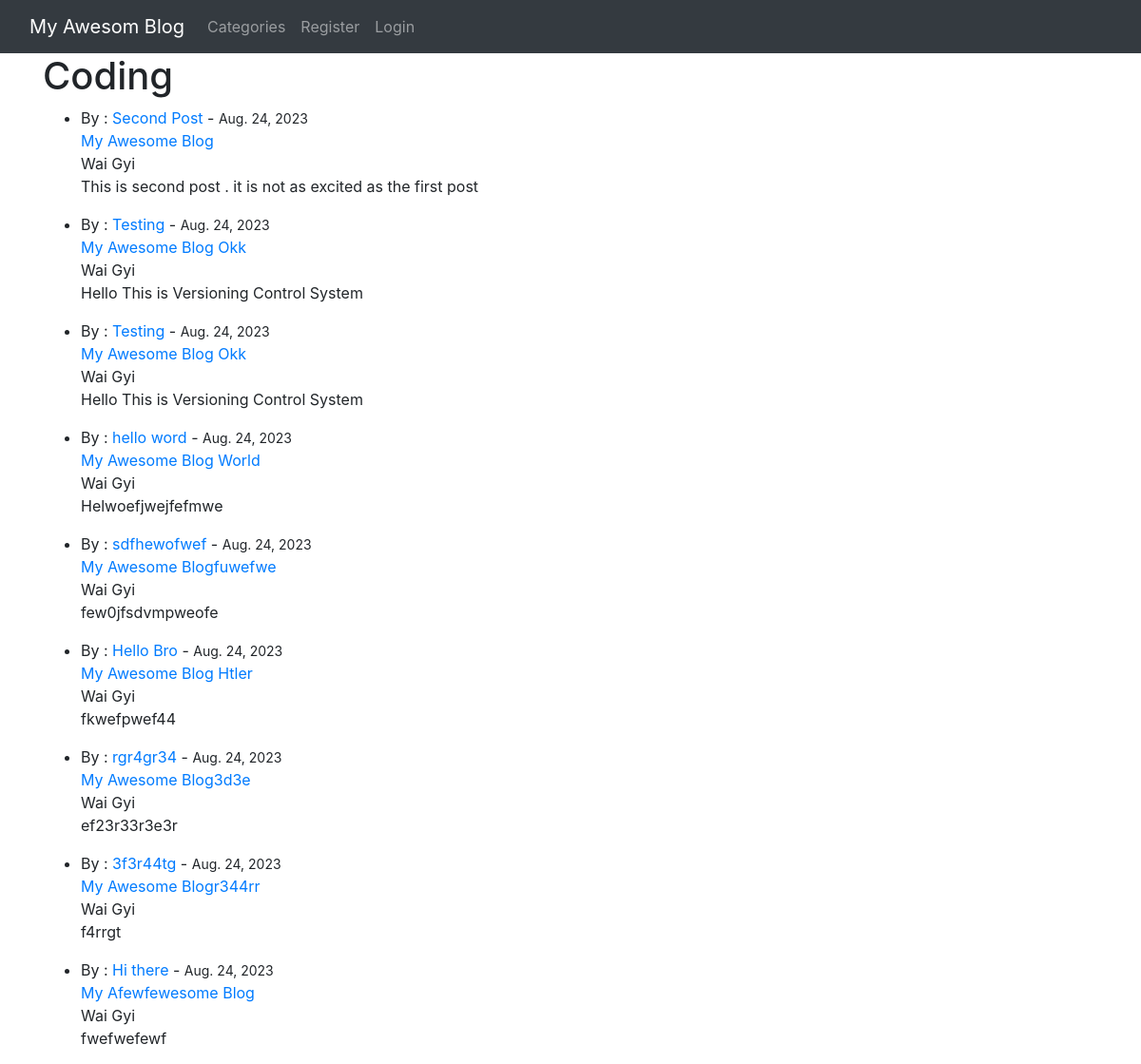
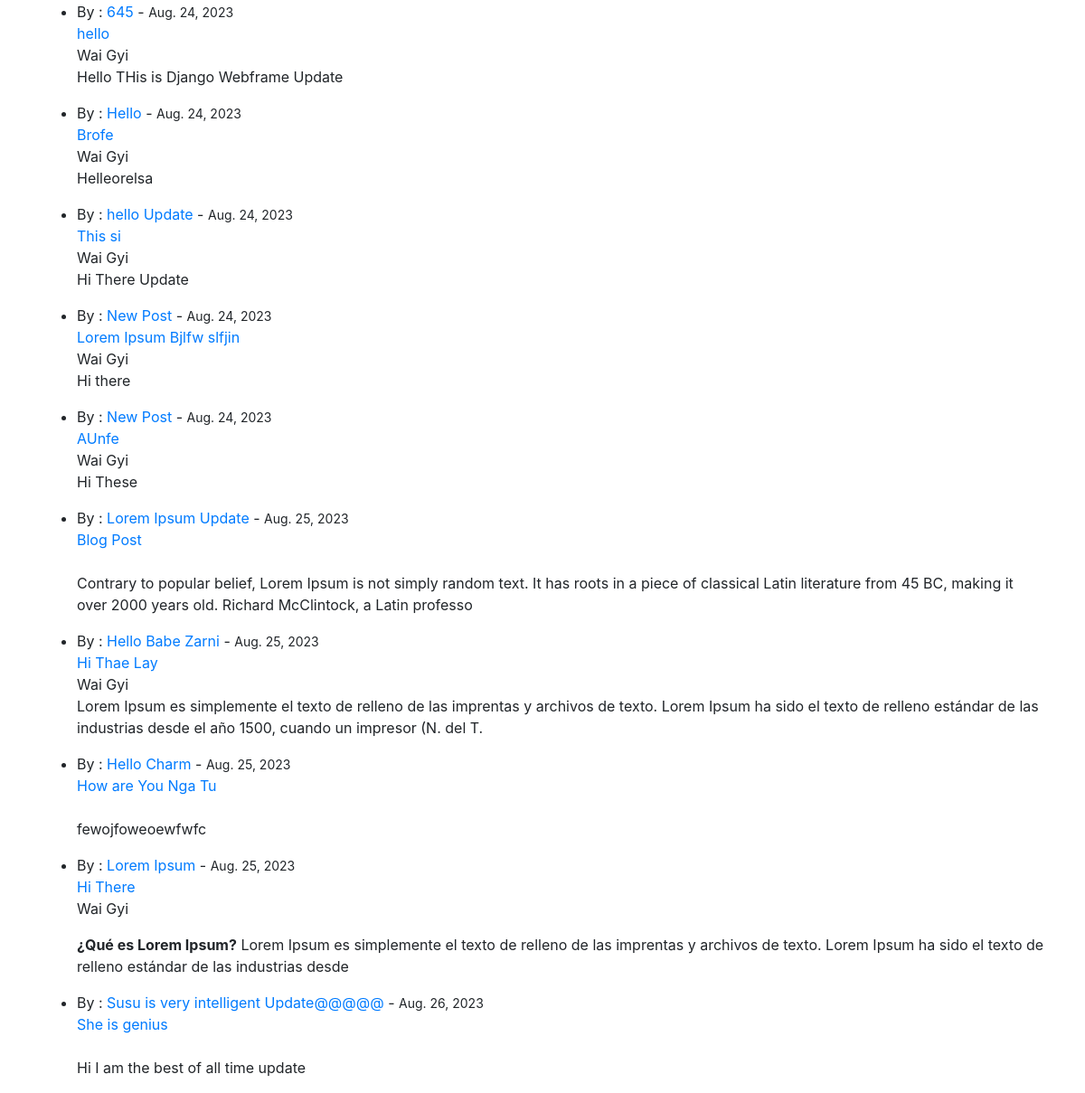
/category/coding/, run on the app's committed database (2 pictures, top to bottom).
### theblog/models.py (models this page shows, shortened)
class Post(models.Model):
    title = models.CharField(max_length=255)
    title_tag = models.CharField(max_length=255)
    author = models.ForeignKey(User,on_delete=models.CASCADE)
    body = models.TextField()
    post_date = models.DateField(auto_now_add=True)
    category = models.CharField(max_length=255,default='coding')
    likes = models.ManyToManyField(User, related_name="blog_posts")

### theblog/views.py (the view)
# urls.py: path('category/<str:cats>/',CategoryView,name='category'),
def CategoryView(request, cats):
    category_posts = Post.objects.filter(category=cats.replace('-',' '))
    return render(request,'categories.html',{'cats':cats.title().replace('-',' '), 'category_posts': category_posts})

### theblog/templates/categories.html (shortened to what this page needs)
{% extends 'base.html' %}
{% block content %}
    {% if category_posts %}
        <h1>{{ cats }}</h1>
        <ul>
            {% for post in category_posts %}
                <li>By : <a href="{% url 'article-detail' post.id %}">{{post.title}}</a> - <small>{{post.post_date}}</small>
                    <br><a href="">{{ post.title_tag}}</a>
                    <br>{{post.author.first_name}}<br>
                    <p>{{post.body|slice:":200"|safe}}</p>
                </li>
            {% endfor %}
        </ul>
    {% else %}
        <h2 class="mt-5">Sorry, This Page Doesn't Exist.....</h2>
    {% endif %}
{% endblock  %}

### data on the page
Post: title "Second Post", post_date "Aug. 24, 2023", title_tag "My Awesome Blog", author.first_name "Wai Gyi", body "This is second post . it is not as excited as the first post"
Post: title "Testing", post_date "Aug. 24, 2023", title_tag "My Awesome Blog Okk", author.first_name "Wai Gyi", body "Hello This is Versioning Control System"
Post: title "Testing", post_date "Aug. 24, 2023", title_tag "My Awesome Blog Okk", author.first_name "Wai Gyi", body "Hello This is Versioning Control System"
Post: title "hello word", post_date "Aug. 24, 2023", title_tag "My Awesome Blog World", author.first_name "Wai Gyi", body "Helwoefjwejfefmwe"
Post: title "sdfhewofwef", post_date "Aug. 24, 2023", title_tag "My Awesome Blogfuwefwe", author.first_name "Wai Gyi", body "few0jfsdvmpweofe"
Post: title "Hello Bro", post_date "Aug. 24, 2023", title_tag "My Awesome Blog Htler", author.first_name "Wai Gyi", body "fkwefpwef44"
Post: title "rgr4gr34", post_date "Aug. 24, 2023", title_tag "My Awesome Blog3d3e", author.first_name "Wai Gyi", body "ef23r33r3e3r"
Post: title "3f3r44tg", post_date "Aug. 24, 2023", title_tag "My Awesome Blogr344rr", author.first_name "Wai Gyi", body "f4rrgt"
Post: title "Hi there", post_date "Aug. 24, 2023", title_tag "My Afewfewesome Blog", author.first_name "Wai Gyi", body "fwefwefewf"
Post: title "645", post_date "Aug. 24, 2023", title_tag "hello", author.first_name "Wai Gyi", body "Hello THis is Django Webframe Update"
Post: title "Hello", post_date "Aug. 24, 2023", title_tag "Brofe", author.first_name "Wai Gyi", body "Helleorelsa"
Post: title "hello Update", post_date "Aug. 24, 2023", title_tag "This si", author.first_name "Wai Gyi", body "Hi There Update"
Post: title "New Post", post_date "Aug. 24, 2023", title_tag "Lorem Ipsum Bjlfw slfjin", author.first_name "Wai Gyi", body "Hi there"
Post: title "New Post", post_date "Aug. 24, 2023", title_tag "AUnfe", author.first_name "Wai Gyi", body "Hi These"
Post: title "Lorem Ipsum Update", post_date "Aug. 25, 2023", title_tag "Blog Post", body "Contrary to popular belief, Lorem Ipsum is not simply random text. It has roots in a piece of classical Latin literature from 45 BC, making it over 2000 years old. Richard McClintock, a Latin professo"
Post: title "Hello Babe Zarni", post_date "Aug. 25, 2023", title_tag "Hi Thae Lay", author.first_name "Wai Gyi", body "Lorem Ipsum es simplemente el texto de relleno de las imprentas y archivos de texto. Lorem Ipsum ha sido el texto de relleno estándar de las industrias desde el año 1500, cuando un impresor (N. del T."
Post: title "Hello Charm", post_date "Aug. 25, 2023", title_tag "How are You Nga Tu", body "fewojfoweoewfwfc"
Post: title "Lorem Ipsum", post_date "Aug. 25, 2023", title_tag "Hi There", author.first_name "Wai Gyi", body "¿Qué es Lorem Ipsum? Lorem Ipsum es simplemente el texto de relleno de las imprentas y archivos de texto. Lorem Ipsum ha sido el texto de relleno estándar de las industrias desde"
Post: title "Susu is very intelligent Update@@@@@", post_date "Aug. 26, 2023", title_tag "She is genius", body "Hi I am the best of all time update"

### other printed values
{{ cats }} "Coding"
